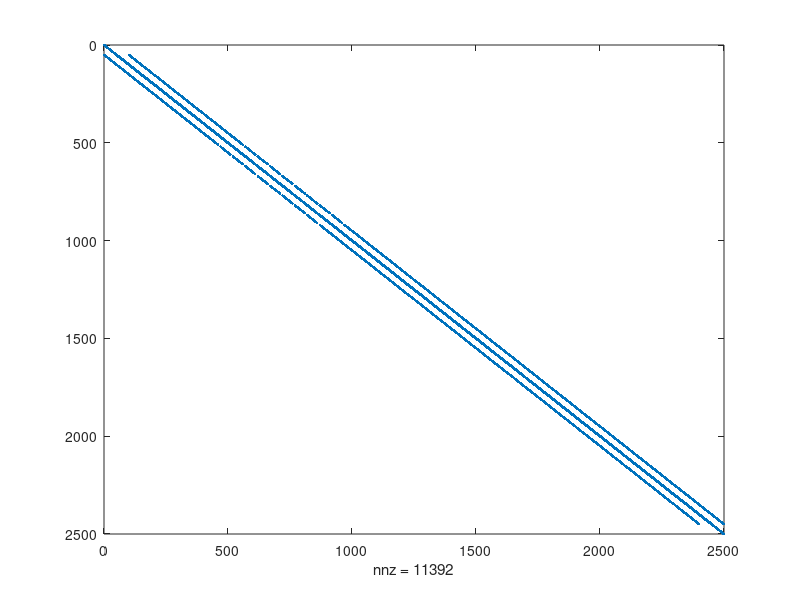
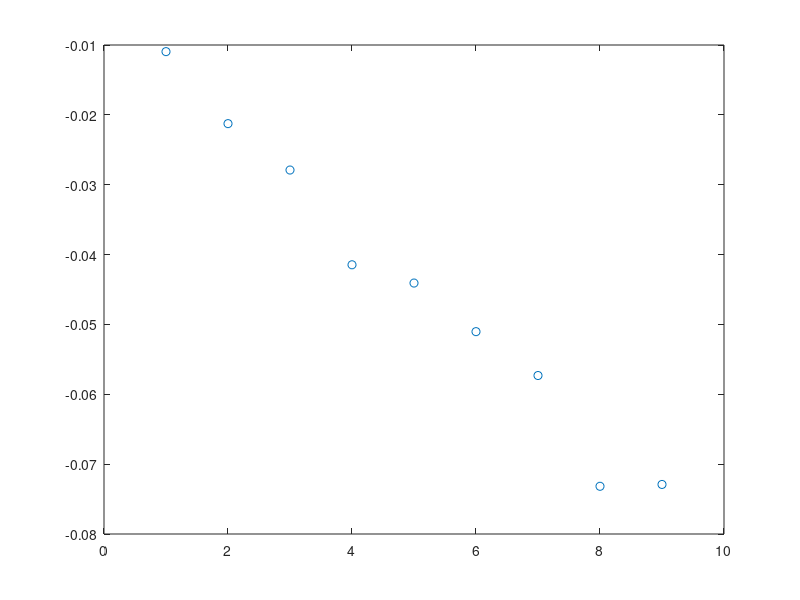
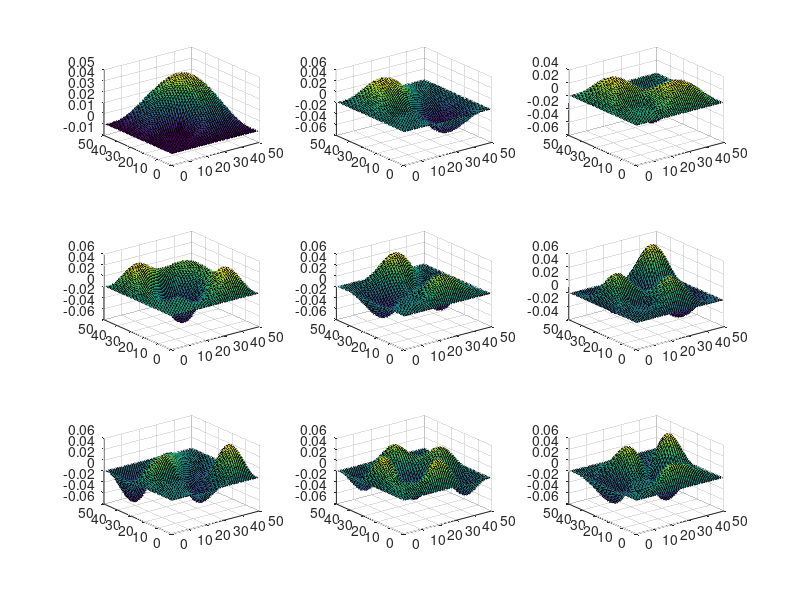

The MATLAB script that drew these images, in order:
%close all;

nx=50;
ny=50
%ny=137;

% G-matrix, relates the value of a node to all other nodes
G=sparse(nx*ny,nx*ny);

% Mapping Equation, converts discretized 2D spacial domain to 1D vector in the "equation domain"
map=@(x,y) y+(x-1)*ny; 

for x=1:nx
    for y=1:ny
        n=map(x,y)
        if (x==1||y==1||x==nx||y==ny)
            % For boundaries, G matrix is set to 1             
            G(n,n)=1; 
        elseif (x > 10 && x < 20 && y > 10 && y < 20)
            G(n,n) = -2;    
        else
            % For the rest of the G matrix, populate using finite difference
            G(n,n)=-4;      % Relation to self (n?)
            G(n,n+1)=1;     % Relation to the node to the right (nxp)
            G(n,n-1)=1;     % Relation to the node to the left (nxm) 
            G(n,n+ny)=1;    % Relation to the node above (nyp)
            G(n,n-ny)=1;    % Relation to the node below (nym)
        end
    end
end
% Plot G
figure();
spy(G);

% Get eigenvectors, eigenvalues, and plot eigenvalues
% (Possible solutions to the matrix)
[E,D] = eigs(G,9,'SM');
figure();
plot(diag(D),"o");

% Plot eigenvectors
figure();
EV=zeros(nx,ny);
for k=1:9
    for x=1:nx
        for y=1:ny
          n=map(x,y)
          EV(x,y)=E(n,k);
          
        endfor      
    endfor 
    subplot(3,3,k);
    surf(EV);  
endfor
